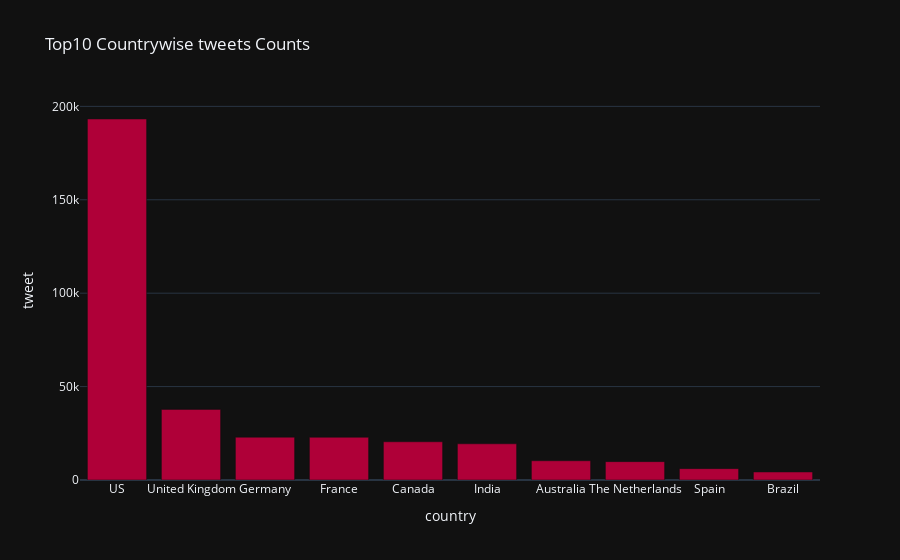

Write notebook code for a chart like this one.
### Code cell
# Top10 Countrywise tweets Counts
top10countries = data.groupby('country')['tweet'].count(
).sort_values(ascending=False).reset_index().head(10)
# top10countries

# Interactive bar chart
fig = px.bar(top10countries, x='country', y='tweet',
			template='plotly_dark',
			color_discrete_sequence=px.colors.qualitative.Dark24_r,
			title='Top10 Countrywise tweets Counts')

# To view the graph
fig.show()

### Figure 1 — Plotly figure (JSON) as saved in the notebook; plotly's stock layout.template omitted (floating-point values rounded to 4 significant figures)
{"data": [{"hovertemplate": "country=%{x}<br>tweet=%{y}<extra></extra>", "legendgroup": "", "marker": {"color": "#AF0038", "pattern": {"shape": ""}}, "name": "", "orientation": "v", "showlegend": false, "textposition": "auto", "type": "bar", "x": ["US", "United Kingdom", "Germany", "France", "Canada", "India", "Australia", "The Netherlands", "Spain", "Brazil"], "xaxis": "x", "y": [193244, 37792, 22914, 22864, 20478, 19376, 10298, 9830, 6080, 4296], "yaxis": "y"}], "layout": {"barmode": "relative", "legend": {"tracegroupgap": 0}, "title": {"text": "Top10 Countrywise tweets Counts"}, "xaxis": {"anchor": "y", "domain": [0, 1], "title": {"text": "country"}}, "yaxis": {"anchor": "x", "domain": [0, 1], "title": {"text": "tweet"}}}}
